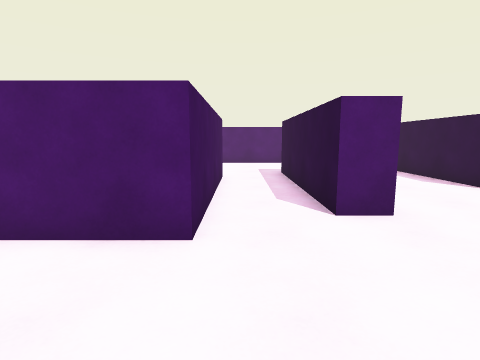
view 1 (above)

24 first-person views from a walk through a 3-D level made in the Unity game engine. The camera is 1.3 m above the floor, tilts 8° down and sees 80° across. The floor is counted in squares, 1 m on a side. Each view is taken from the middle of a square. On the plan, view 1 faces up. The plan holds only what a view shows up to about 13 squares ahead; the rest is blank. The place goes on beyond the plan. The player is left out.

view 2
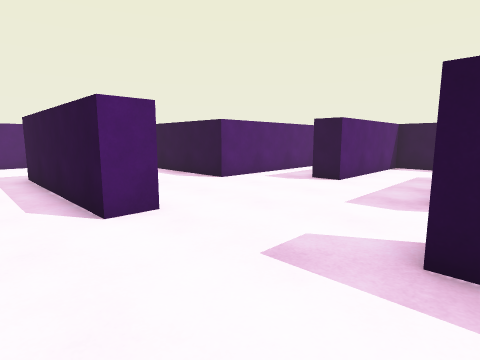

view 3
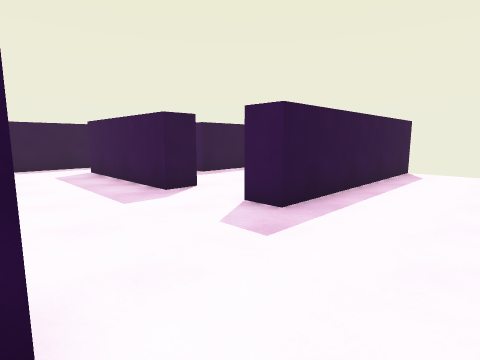

view 4
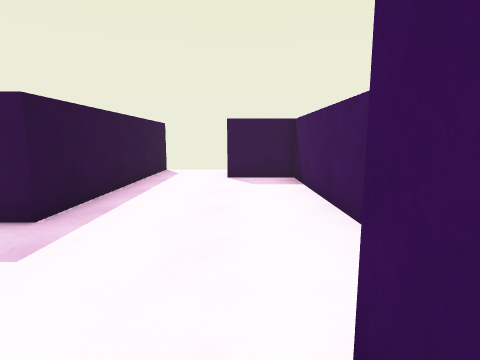

view 5
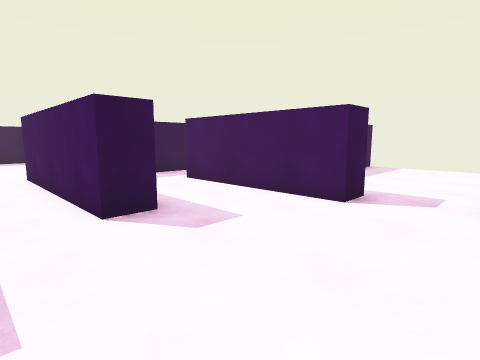

view 6
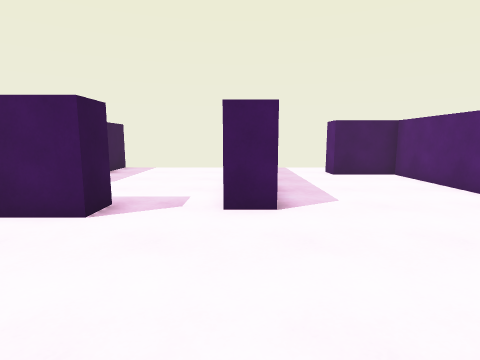

view 7
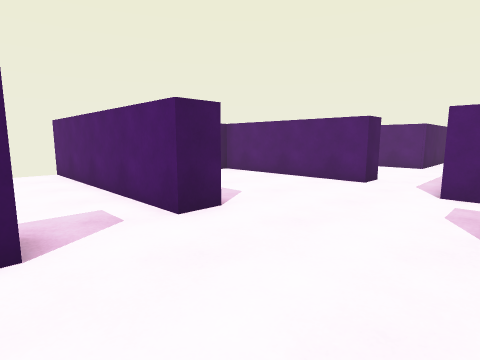

view 8
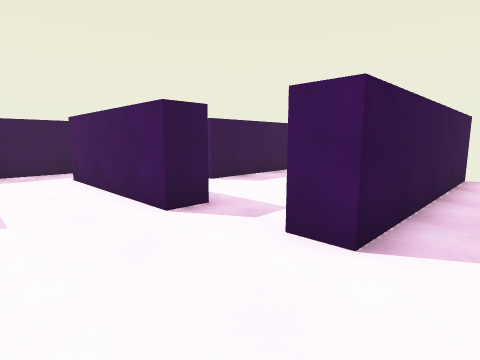

view 9
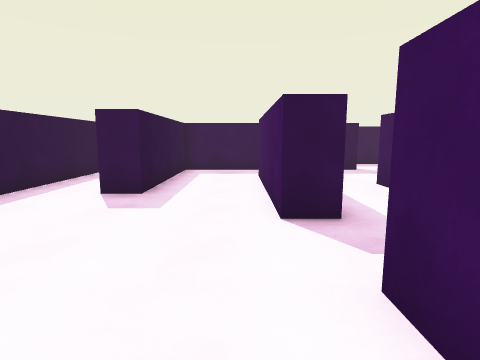

view 10
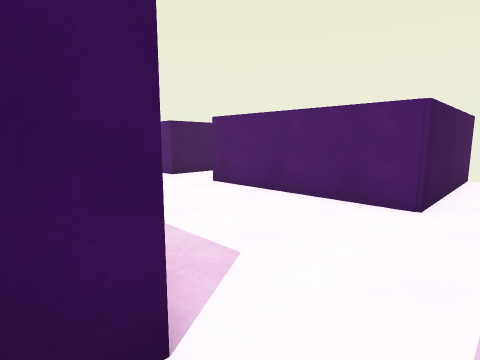

view 11
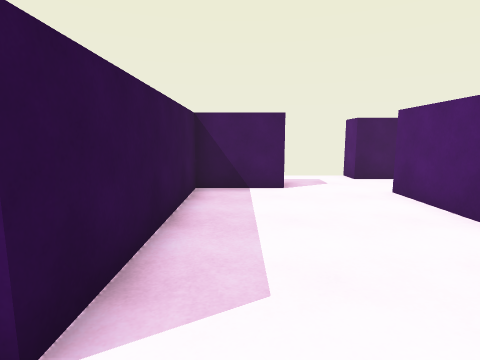

view 12
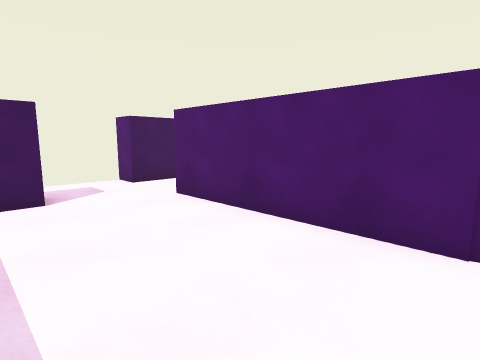

view 13
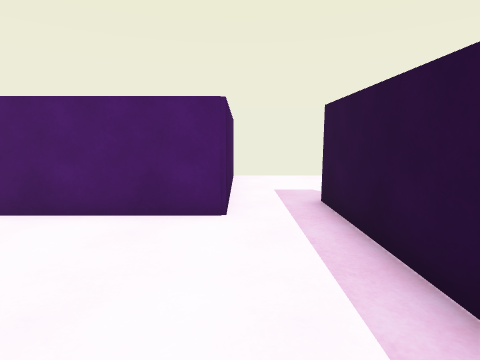

view 14
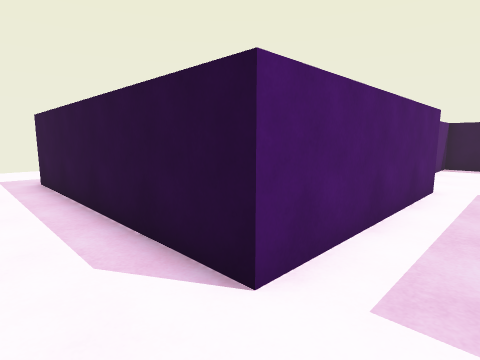

view 15
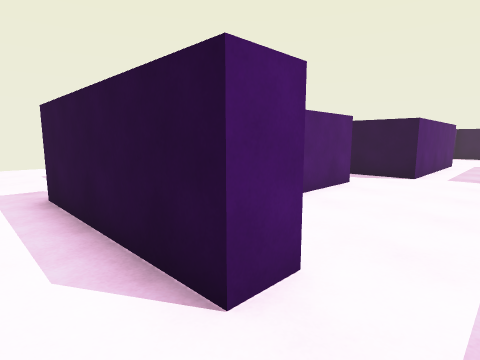

view 16
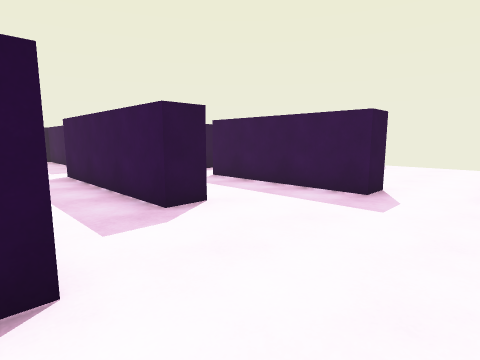

view 17
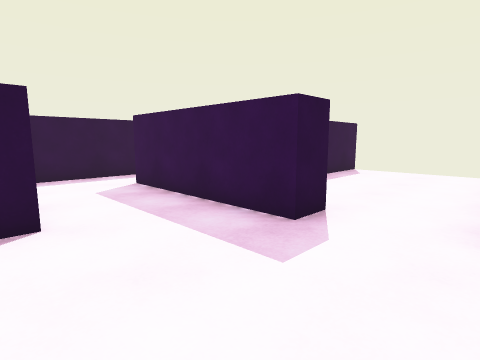

view 18
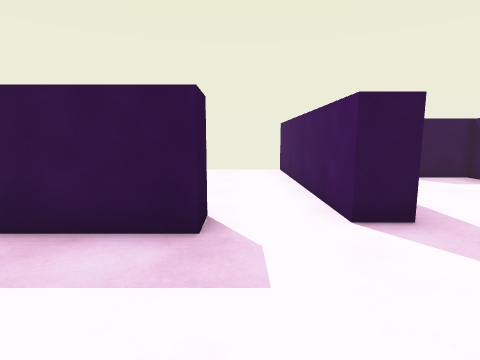

view 19
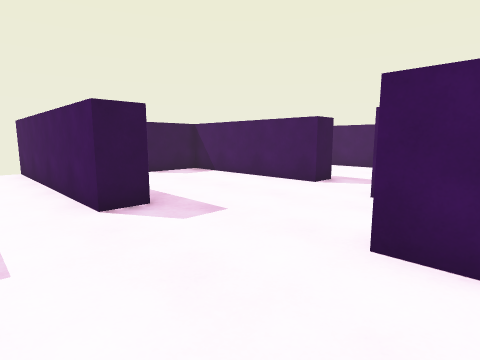

view 20
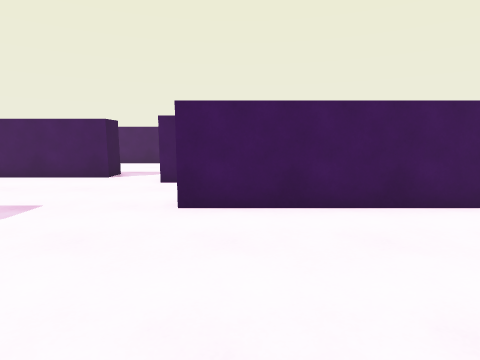

view 21
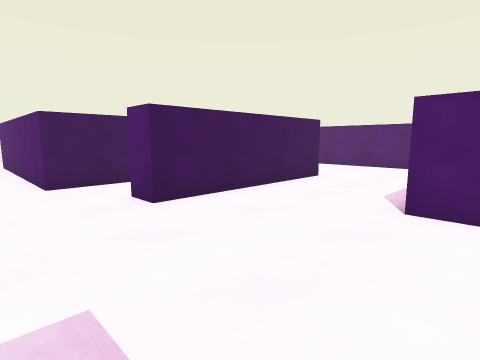

view 22
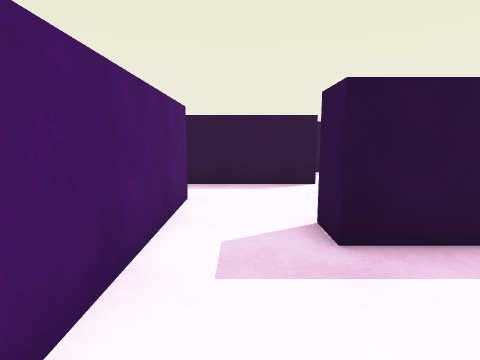

view 23
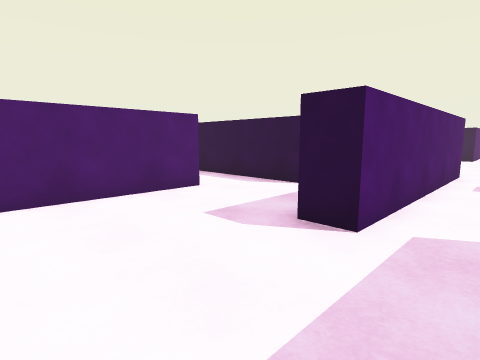

view 24
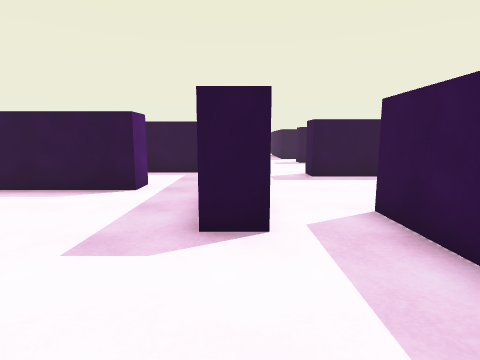

### Floor plan
Ten units are one square. View 1 is at (0, 0); x grows to the right and y downward. Boxes are objects, and circles mark ways between rooms. Rooms are numbered by the first view taken in them; rooms with no view inside come last. Other rooms are left out.
<svg viewBox="-140 -290 289 373">
<path fill="none" stroke="#000" d="M27 -115 27 -48 17 -48 17 -115M-58 -124 -47 -124 -47 -67 -57 -67M44 -163 14 -163M-62 -46 -16 -46 -16 -102 -6 -102 -6 -36 -36 -36M-29 -15 -19 -15 -19 48 5 48M111 -75 66 -75 66 -120M66 -1 66 -12 124 -12M44 -195 -23 -195 -23 -205M-44 -208 -106 -208 -106 -185M-106 -157 -52 -157 -52 -147 -64 -147M32 66 32 -6 42 -6 42 4M144 5 144 -42 88 -42 88 -52 144 -52M-106 -242 -106 -218 -44 -218 -44 -208M-42 -285 -42 -268 -101 -268M-106 -185 -116 -185 -116 -242M-124 -285 -124 -268 -135 -268M-23 -205 -23 -281M-135 -157 -106 -157M94 78 94 22 105 22M42 4 42 76M104 -2 72 -2M-76 -36 -91 -36 -91 -46 -85 -46M-101 -15 -78 -15M-81 -86 -125 -86M-57 -67 -57 -84M-131 -96 -81 -96 -81 -86M-64 -147 -135 -147M-57 -84 -57 -119"/>
<circle cx="-115" cy="-175" r="3" fill="#2a7"/>
<circle cx="-35" cy="-215" r="3" fill="#2a7"/>
<circle cx="55" cy="0" r="3" fill="#2a7"/>
<circle cx="-55" cy="-55" r="3" fill="#2a7"/>
<circle cx="-60" cy="-135" r="3" fill="#2a7"/>
<circle cx="-75" cy="-90" r="3" fill="#2a7"/>
<text x="10" y="-90">1</text>
<text x="-80" y="-240">2</text>
<text x="70" y="40">3</text>
<text x="-100" y="-50">4</text>
<text x="-100" y="-120">5</text>
</svg>
Room 1 opens to room 2. Room 1 opens to room 3. Room 1 opens to room 4. Room 1 opens to room 5. Room 4 opens to room 5.

Where each view was taken, in squares from view 1:
view 1: 0 up, 0 right, facing up
view 2: 0 up, 0 right, facing up-right
view 3: 5 up, 0 right, facing down-right
view 4: 5 up, 0 right, facing down
view 5: 15 up, 1 right, facing down-left
view 6: 15 up, 0 right, facing left
view 7: 12 up, 1 left, facing up-left
view 8: 17 up, 2 left, facing down-left
view 9: 17 up, 4 left, facing down
view 10: 21 up, 3 left, facing up-left
view 11: 23 up, 3 left, facing left
view 12: 23 up, 4 left, facing up-left
view 13: 22 up, 4 left, facing up
view 14: 18 up, 4 left, facing up-right
view 15: 17 up, 13 left, facing up-right
view 16: 8 up, 4 right, facing down-right
view 17: 5 up, 4 right, facing down-right
view 18: 5 up, 6 right, facing down
view 19: 6 up, 6 right, facing down-left
view 20: 6 up, 8 right, facing left
view 21: 2 up, 8 right, facing up-left
view 22: 1 down, 6 right, facing right
view 23: 2 up, 13 left, facing up-right
view 24: 4 up, 13 left, facing right
